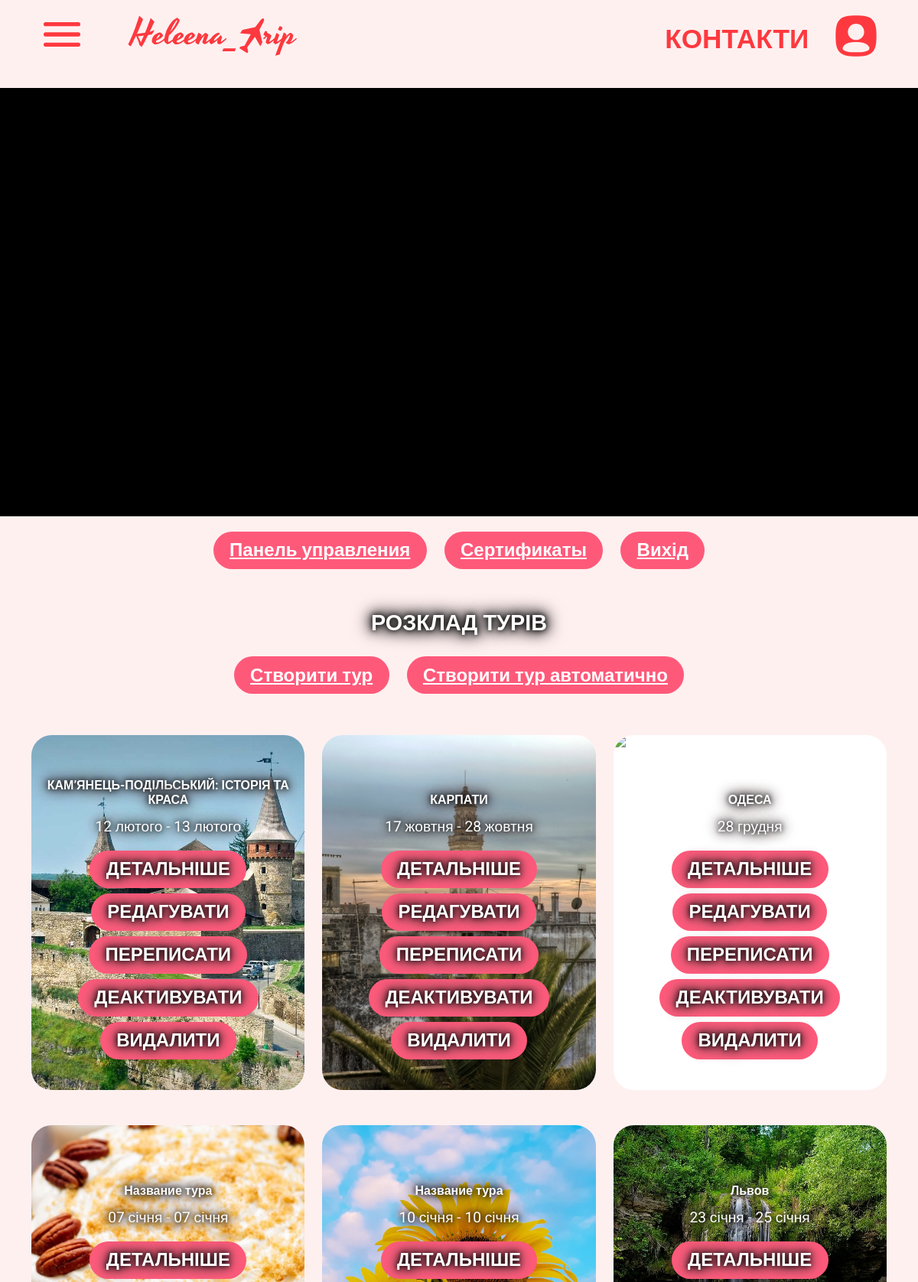
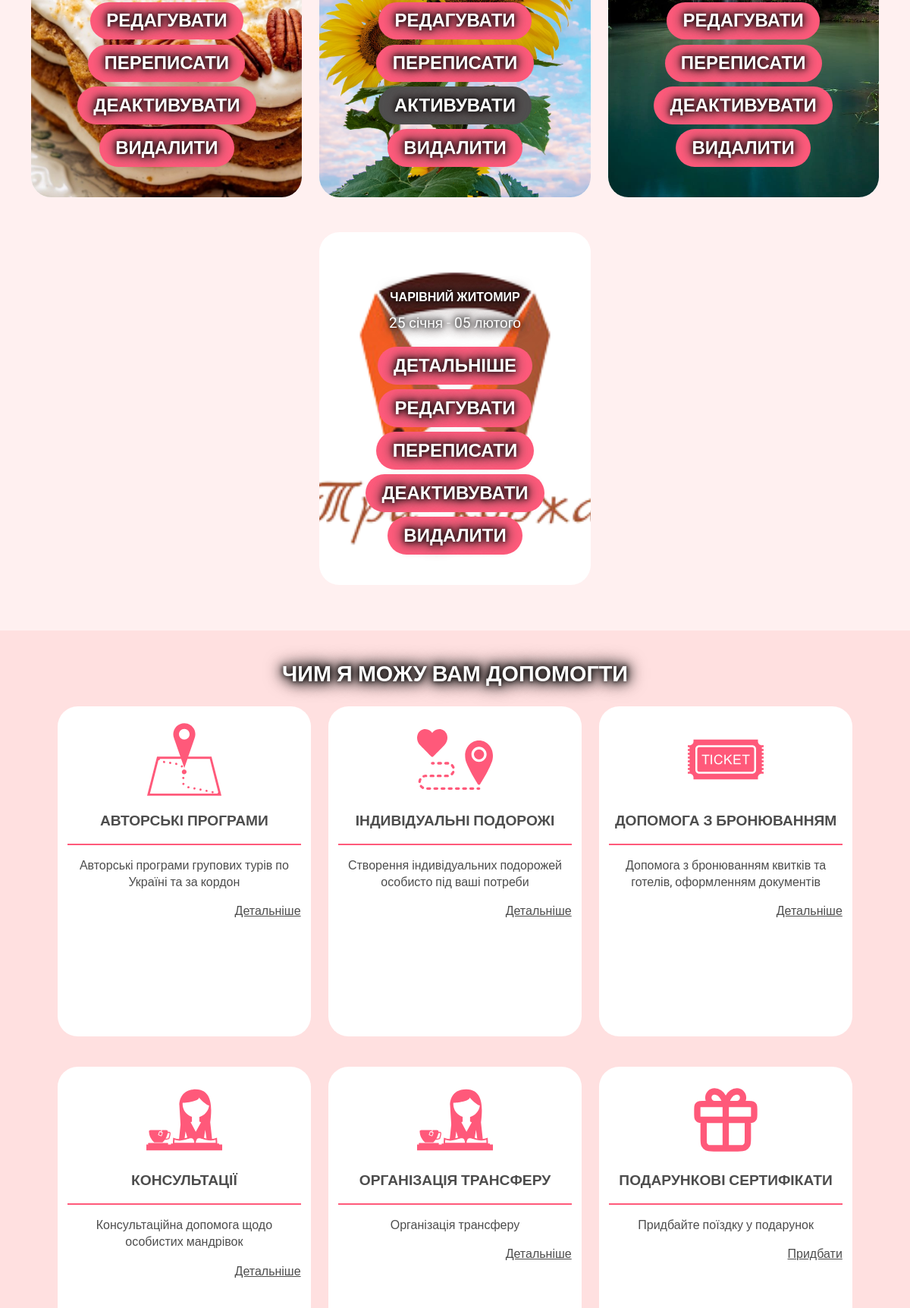
Page /administrator (signed in, upper part) on the committed database (2 pictures, top to bottom).
### trip/models.py (models this page shows, shortened)
class Tour(models.Model):
    title = models.CharField(null=True, max_length=50, verbose_name="Коротка назва")
    title1 = models.CharField(null=True, max_length=50, verbose_name="Назва 1 строка")
    dateStart = models.DateField(null=True, verbose_name="Дата початку туру")
    dateEnd = models.DateField(null=True, blank=True, verbose_name="Дата закінчення туру")
    seats = models.DecimalField(null=True, default=0, max_digits=9, decimal_places=0, verbose_name="Кількість місць")
    description = models.TextField(max_length=1000, verbose_name="Опис для 2 секції")
    faq = models.ForeignKey('Faq', on_delete=models.PROTECT, null=True, blank=True, verbose_name="Часті питання")
    descriptionPdf = models.FileField(null=True, blank=True, upload_to="pdfs/", verbose_name="Опис у форматі PDF")
    currency = models.ForeignKey('Currency', on_delete=models.PROTECT, null=True, blank=True, verbose_name="Валюта")
    priceAdult = models.CharField(null=True, blank=True, max_length=15, verbose_name="Ціна для дорослих")
    priceChild = models.CharField(null=True, blank=True, max_length=15, verbose_name="Ціна для дітей")
    pricePensioner = models.CharField(null=True, blank=True, max_length=15, verbose_name="Ціна для пільговиків")
    dateBeforeAdult = models.DateField(null=True, blank=True, verbose_name="Дата, до якої діє скидка дорослим")
    dateBeforeChild = models.DateField(null=True, blank=True, verbose_name="Дата, до якої діє скидка дітям")
    priceAdultBefore = models.CharField(null=True, blank=True, max_length=15, verbose_name="Ціна для дорослих зі скидкою")
    priceChildBefore = models.CharField(null=True, blank=True, max_length=15, verbose_name="Ціна для дітей зі скидкою")
    isActive = models.BooleanField(null=True, default=True, verbose_name="Діючий тур")
    isOutside = models.BooleanField(null=True,default=True, verbose_name="Закордонний тур")
    isOneDay = models.BooleanField(null=True,default=False, verbose_name="Поїздка вихідного дня")
    isPartner = models.BooleanField(null=True,default=False, verbose_name="Поїздка від партнерів")
    background1 = models.ImageField(null=True, upload_to="photos/", verbose_name="Фон банера")
    background2 = models.ImageField(null=True, upload_to="photos/", verbose_name="Фон вартості")
    background3 = models.ImageField(null=True, upload_to="photos/", verbose_name="Фон інших турів")
    def __str__(self):
        return self.title1
    class Meta:
        ordering = [
            Case(
                When(dateStart=None, then=Value(1)),
                When(dateStart__lt=date.today(), then=Value(2)),
                default=Value(0),
                output_field=models.IntegerField()
            ),
            'dateStart',
        ]

### trip/views.py (the view)
# urls.py: path('administrator', administrator, name='administrator'),
def administrator(request):
    pagetitle = settings.titleIndex
    tours = Tour.objects.all()
    why_we = WhyWe.objects.all()
    contacts = MyContacts.objects.all()[0]
    reviews = Review.objects.all()[0:6]
    images = ImageForGalery.objects.order_by('?')[:10]
    if request.method == 'POST':
        form = CertificateForm(request.POST)
        if form.is_valid():
            certificate = Certificate.objects.create(**form.cleaned_data)
            certificate.valid_until = certificate.created_at + relativedelta(months=3)
            certificate.save()
            content = f"Для клієнта: {form.cleaned_data['name']} \n \
                        Телефон: {form.cleaned_data['phoneFor']} \n \
                        замовлено сертифікат на суму: {form.cleaned_data['amount']} \n \
                        телефон замовника: {form.cleaned_data['phone']}"
            send_mail('Новий сертифікат', content, 'heleena_trip@ukr.net', ['alexoseu@ukr.net'], fail_silently=False)
            return redirect('thank_you_certificate', certificate.pk)
    else:
        form = CertificateForm()
    return render(request, 'trip/administrator.html',
                  {'tours': tours, 'form': form, 'reviews': reviews, 'why_we': why_we,
                   'images': images, 'contacts': contacts, 'today': today, 'pagetitle': pagetitle})

### trip/context_processors.py (called while the page is built)
def global_contacts(request):
    try:
        contacts = MyContacts.objects.first()
    except MyContacts.DoesNotExist:
        contacts = None
    return {'contacts': contacts}

### trip/models.py (called while the page is built)
    def __str__(self):
        return (str(self.communication))

### trip/templates/trip/administrator.html (shortened to what this page needs)
{% extends 'base.html' %}
{% load static %}
{% block main %}
<div class="slideshow">
</div>
{% if user.username == "helentrip" %}
    <div class="section-buttons">
        <a href={% url "dashboard" %} class="button1">Панель управления</a>
        <a href={% url "dash_certificates" %} class="button1">Сертификаты</a>
        <a href={% url "user_logout" %} class="button1">Вихід</a>
    </div>
    <main>
        <div>
            <h2>РОЗКЛАД ТУРІВ</h2>
            <div class="section-buttons">
                <a href={% url "new_tour" %} class="button1">Створити тур</a>
                <a href={% url "create_tour" %} class="button1">Створити тур автоматично</a>
            </div>
            <section class="section">
                {% for tour in tours %}
                    <div class="card">
                        <a href="{% url 'tour' tour.pk %}">
                            <div class="card__text">
                                <h3>{{ tour.title1 }}</h3>
                                <p>{{ tour.dateStart|date:"d E" }} {% if tour.isOneDay %} {% else %} - {{ tour.dateEnd|date:"d E" }} {% endif %}</p>
                                <div>
                                    <a class="button" href="{% url 'tour' tour.pk %}">ДЕТАЛЬНІШЕ</a>
                                    <a class="button" href="{% url 'edit_tour' tour.pk %}">РЕДАГУВАТИ</a>
                                    <a class="button" href="{% url 'change_tour' tour.pk %}">ПЕРЕПИСАТИ</a>
                                    {% if tour.isActive %}
                                    <a class="button" href="{% url 'activate_tour' tour.pk %}">ДЕАКТИВУВАТИ</a>
                                    {% else %}
                                    <a class="button-grey" href="{% url 'activate_tour' tour.pk %}">АКТИВУВАТИ</a>
                                    {% endif %}
                                    <a class="button" href="{% url 'delete_tour' tour.pk %}">ВИДАЛИТИ</a>
                                </div>
                            </div>
                        </a>
                    </div>
                {% endfor %}
            </section>
        </div>
        <div class="why_we background2">    {% comment %} style="background: url({% static "img/why_we.jpg" %}) center / cover no-repeat; " {% endcomment %}
            <h2>ЧИМ Я МОЖУ ВАМ ДОПОМОГТИ</h2>
            <section class="section">
                <div class="small-card">
                    <a href="#tours">
                    <div class="small-card__innder-div">
                        <img class="small-card__ico" src="{% static "icons/route1.svg" %}" alt="Авторські програми">
                        <div class="small-card__description">
                            <h3>АВТОРСЬКІ ПРОГРАМИ</h3>
                            <hr>
                            <p>Авторські програми групових турів по Україні та за кордон</p>
                            <p class="small-card__details">Детальніше</p>
                        </div>
                    </div>
                    </a>
                </div>
                <div class="small-card">
                    <a href="{% url "extras" %}">
                    <div class="small-card__innder-div">
                        <img class="small-card__ico" src="{% static "icons/route2.svg" %}" alt="Індивідуальні подорожі">
                        <div class="small-card__description">
                            <h3>ІНДИВІДУАЛЬНІ ПОДОРОЖІ</h3>
                            <hr>
                            <p>Створення індивідуальних подорожей особисто під ваші потреби</p>
                            <p class="small-card__details">Детальніше</p>
                        </div>
                    </div>
                    </a>
                </div>
                <div class="small-card">
                    <a href="{% url "extras" %}">
                    <div class="small-card__innder-div">
                        <img class="small-card__ico" src="{% static "icons/ticket2.svg" %}" alt="Допомога з бронюванням">
                        <div class="small-card__description">
                            <h3>ДОПОМОГА З БРОНЮВАННЯМ</h3>
                            <hr>
                            <p>Допомога з бронюванням квитків та готелів, оформленням документів</p>
                            <p class="small-card__details">Детальніше</p>
                        </div>
                    </div>
                    </a>
                </div>
                <div class="small-card">
                    <a href="{% url "extras" %}">
                    <div class="small-card__innder-div">
                        <img class="small-card__ico" src="{% static "icons/consult.svg" %}" alt="Консультації">
                        <div class="small-card__description">
                            <h3>КОНСУЛЬТАЦІЇ</h3>
                            <hr>
                            <p>Консультаційна допомога щодо особистих мандрівок</p>
                            <p class="small-card__details">Детальніше</p>
                        </div>
                    </div>
                    </a>
                </div>
                <div class="small-card">
                    <a href="{% url "extras" %}">
                    <div class="small-card__innder-div">
                        <img class="small-card__ico" src="{% static "icons/consult.svg" %}" alt="Консультації">
                        <div class="small-card__description">
                            <h3>ОРГАНІЗАЦІЯ ТРАНСФЕРУ</h3>
                            <hr>
                            <p>Організація трансферу</p>
                            <p class="small-card__details">Детальніше</p>
                        </div>
                    </div>
                    </a>
                </div>
                <div class="small-card certificate">
                    <div class="small-card__innder-div">
                        <img class="small-card__ico" src="{% static "icons/gift.svg" %}" alt="Консультації">
                        <div class="small-card__description">
                            <h3>ПОДАРУНКОВІ СЕРТИФІКАТИ</h3>
                            <hr>
                            <p>Придбайте поїздку у подарунок</p>
                            <p class="small-card__details">Придбати</p>
                        </div>
                    </div>
                </div>
            </section>
        </div>
    </main>
{% else %}
<a href={% url "user_login" %} class="btn background-white">АВТОРИЗУЙТЕСЬ</a>
{% endif %}
{% endblock %}

### helentrip/static/css/style.css (style rules this page uses)
* { margin:0;padding:0;box-sizing:border-box;font-family:"Roboto", sans-serif }
body { color:#4d4d4d;margin:0;background-color:#fff0f0 }
h2 { font-size:2.5rem;text-align:center;color:#fff;text-shadow:0 0 5pt black, 0 0 10pt black, 0 0 15pt black, 0 0 20pt black;margin-bottom:20pt }
@media (max-width: 1200px) { h2 { font-size:1.8rem } }
h3 { margin-bottom:10pt }
p { margin-top:10pt;margin-bottom:10pt }
.cross,.cross1,.cross2,.cross3,.cross4,.certificate { cursor:pointer }
.section { position:relative;margin-bottom:10pt;display:flex;justify-content:center;align-items:stretch;flex-wrap:wrap;padding:0 3%;gap:3% }
@media (max-width: 1200px) { .section { padding:0 2%;gap:2% } }
.section-buttons { margin-bottom:10pt;display:flex;justify-content:center;align-items:center;flex-wrap:wrap;padding:0 3%;gap:1% }
@media (max-width: 1200px) { .section-buttons { padding:0 2%;gap:2% } }
.why_we { padding:30pt 0;margin-bottom:0 }
.why_we h2 { color:#fff;text-shadow:0 0 5pt black, 0 0 10pt black, 0 0 15pt black, 0 0 20pt black }
.card { aspect-ratio:1 / 1.3;width:20%;margin-bottom:35pt;border-radius:20pt;position:relative;text-align:center;background-color:#fff }
@media (max-width: 1600px) { .card { width:24% } }
@media (max-width: 1200px) { .card { width:31% } }
.card a { text-decoration:none;color:#fff }
.card h3 { font-size:1.4rem }
@media (max-width: 1200px) { .card h3 { font-size:1rem } }
.card__text { position:absolute;bottom:20pt;left:0;right:0;text-align:center;padding:5pt;z-index:2;color:#fff;text-shadow:0 0 5pt black, 0 0 10pt black, 0 0 15pt black, 0 0 20pt pink }
.card__text p { font-size:1.4rem }
@media (max-width: 1200px) { .card__text p { font-size:1.2rem } }
.card__text a { display:inline-block;margin:0 0 5pt 0 }
.small-card { aspect-ratio:1 / 1.3;width:19%;margin:0 5pt 40pt 5pt;border-radius:20pt;position:relative;text-align:center;background-color:#fff }
@media (max-width: 1600px) { .small-card { width:21% } }
@media (max-width: 1200px) { .small-card { width:29% } }
@media (max-width: 1600px) { .small-card { margin:0 5pt 40pt 5pt } }
@media (max-width: 1200px) { .small-card { margin:0 0pt 30pt 0pt } }
.small-card hr { background-color:#ff597a;height:2px;border:none;margin-top:1pt;margin-bottom:1pt }
.small-card a { text-decoration:none;color:#fff }
.small-card h3 { font-weight:bold;font-size:1rem }
@media (max-width: 1600px) { .small-card h3 { font-size:1rem } }
@media (max-width: 1200px) { .small-card h3 { font-size:1.2rem } }
.small-card__details { width:100%;text-align:right;text-decoration:underline;margin-top:20pt;margin-right:10pt }
.small-card__ico { width:30%;margin:10pt 10pt 0pt 10pt }
@media (max-width: 1600px) { .small-card__ico { margin:5pt 5pt 0pt 5pt } }
@media (max-width: 1200px) { .small-card__ico { margin:15pt 15pt 0pt 15pt } }
.small-card__description { width:100%;text-align:center;padding:10pt;z-index:2;color:#4d4d4d }
.small-card__description h3 { margin-bottom:.5rem;line-height:1.4 }
@media (max-width: 1600px) { .small-card__description h3 { margin-bottom:.5rem } }
@media (max-width: 1200px) { .small-card__description h3 { margin-bottom:1rem } }
.small-card__description p { line-height:1.4;margin-top:1rem }
@media (max-width: 1600px) { .small-card__description p { margin-top:1rem } }
@media (max-width: 1200px) { .small-card__description p { margin-top:1rem } }
.button { width:fit-content;text-align:center;margin:0 auto;margin-bottom:30pt;padding:8pt 16pt;border-radius:20pt;color:#fff;background:#ff597a;font-size:1.5rem;font-weight:600;cursor:pointer }
.button-grey { width:fit-content;text-align:center;margin:0 auto;margin-bottom:30pt;padding:8pt 16pt;border-radius:20pt;color:#fff;background:#4d4d4d;font-size:1.5rem;font-weight:600;cursor:pointer }
.button1 { width:fit-content;margin-bottom:30pt;padding:8pt 16pt;border-radius:20pt;color:#fff;background:#ff597a;font-size:1.5rem;font-weight:600;cursor:pointer }
.background2 { background-color:#ffe0e0 }
.slideshow { width:100%;height:70vh;position:relative;overflow:hidden;background:#000;margin:20px 0 }
body { -webkit-text-size-adjust:100%;-webkit-tap-highlight-color:transparent }

### rows in the picture
Tour: title1 "КАМ’ЯНЕЦЬ-ПОДІЛЬСЬКИЙ: ІСТОРІЯ ТА КРАСА", dateStart "12 лютого", dateEnd "13 лютого", isActive "ДЕАКТИВУВАТИ"
Tour: title1 "КАРПАТИ", dateStart "17 жовтня", dateEnd "28 жовтня", isActive "ДЕАКТИВУВАТИ"
Tour: title1 "ОДЕСА", dateStart "28 грудня", isActive "ДЕАКТИВУВАТИ"
Tour: title1 "Название тура", dateStart "07 січня", dateEnd "07 січня", isActive "ДЕАКТИВУВАТИ"
Tour: title1 "Название тура", dateStart "10 січня", dateEnd "10 січня", isActive "АКТИВУВАТИ"
Tour: title1 "Львов", dateStart "23 січня", dateEnd "25 січня", isActive "ДЕАКТИВУВАТИ"
Tour: title1 "ЧАРІВНИЙ ЖИТОМИР", dateStart "25 січня", dateEnd "05 лютого", isActive "ДЕАКТИВУВАТИ"
